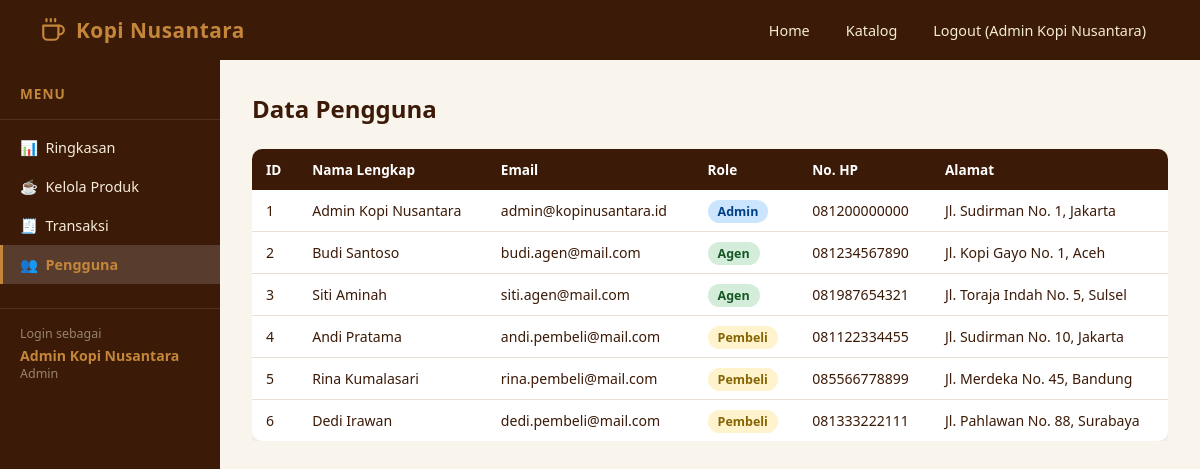
The app's page /dashboard/users.php (signed in) with its own data.
### tables this page shows
CREATE TABLE IF NOT EXISTS users (
    id_user      INT(11)      NOT NULL AUTO_INCREMENT,
    nama_lengkap VARCHAR(100) NOT NULL,
    email        VARCHAR(100) NOT NULL UNIQUE,
    password     VARCHAR(255) NOT NULL,
    role         ENUM('admin','agen','pembeli') NOT NULL DEFAULT 'pembeli',
    no_hp        VARCHAR(15),
    alamat       TEXT,
    PRIMARY KEY (id_user)
);

### dashboard/users.php (the view, shortened to what this page needs)
<?php
require_once __DIR__ . '/../config/db.php';
require_once __DIR__ . '/header.php';
$users = $conn->query("SELECT * FROM users ORDER BY id_user ASC");
?>
<h1>Data Pengguna</h1>
<div style="overflow-x:auto;">
<table class="data-table">
    <thead>
        <tr>
            <th>ID</th><th>Nama Lengkap</th><th>Email</th>
            <th>Role</th><th>No. HP</th><th>Alamat</th>
        </tr>
    </thead>
    <tbody>
        <?php while ($u = $users->fetch_assoc()): ?>
        <tr>
            <td><?= $u['id_user'] ?></td>
            <td><?= htmlspecialchars($u['nama_lengkap']) ?></td>
            <td><?= htmlspecialchars($u['email']) ?></td>
            <td>
                <span class="badge <?= $u['role']==='admin' ? 'badge-dikirim'
                                    : ($u['role']==='agen'  ? 'badge-dibayar'
                                    : 'badge-pending') ?>">
                    <?= ucfirst($u['role']) ?>
                </span>
            </td>
            <td><?= htmlspecialchars($u['no_hp'] ?? '-') ?></td>
            <td><?= htmlspecialchars($u['alamat'] ?? '-') ?></td>
        </tr>
        <?php endwhile; ?>
    </tbody>
</table>
</div>
<?php require_once __DIR__ . '/footer.php'; ?>

### assets/css/style.css (style rules this page uses)
*, *::before, *::after { box-sizing: border-box; margin: 0; padding: 0; }
:root { --coklat-tua: #3B1A08; --coklat-mid: #7B3F00; --coklat-muda: #C4863A; --krem: #F5ECD7; --krem-muda: #FAF5EC; --putih: #FFFFFF; --abu: #6B6B6B; --abu-muda: #E8E0D5; --merah: #C0392B; --hijau: #27AE60; --font: 'Segoe UI', Tahoma, Geneva, Verdana, sans-serif; }
body { font-family: var(--font); background: var(--krem-muda); color: var(--coklat-tua); min-height: 100vh; display: flex; flex-direction: column; }
.dash-content h1 { font-size: 1.5rem; margin-bottom: 24px; color: var(--coklat-tua); }
.data-table { width: 100%; border-collapse: collapse; background: var(--putih); border-radius: 10px; overflow: hidden; box-shadow: 0 2px 8px rgba(0,0,0,0.07); }
.data-table th { background: var(--coklat-tua); color: var(--putih); padding: 11px 14px; text-align: left; font-size: 0.85rem; }
.data-table td { padding: 11px 14px; border-bottom: 1px solid var(--abu-muda); font-size: 0.88rem; vertical-align: middle; }
.data-table tr:last-child td { border-bottom: none; }
.badge { padding: 3px 10px; border-radius: 20px; font-size: 0.78rem; font-weight: 600; }
.badge-pending { background: #fff3cd; color: #856404; }
.badge-dibayar { background: #d4edda; color: #155724; }
.badge-dikirim { background: #cce5ff; color: #004085; }

### records on screen
users: id_user "1", nama_lengkap "Admin Kopi Nusantara", email "admin@kopinusantara.id", role "Admin", no_hp "081200000000", alamat "Jl. Sudirman No. 1, Jakarta"
users: id_user "2", nama_lengkap "Budi Santoso", email "budi.agen@mail.com", role "Agen", no_hp "081234567890", alamat "Jl. Kopi Gayo No. 1, Aceh"
users: id_user "3", nama_lengkap "Siti Aminah", email "siti.agen@mail.com", role "Agen", no_hp "081987654321", alamat "Jl. Toraja Indah No. 5, Sulsel"
users: id_user "4", nama_lengkap "Andi Pratama", email "andi.pembeli@mail.com", role "Pembeli", no_hp "081122334455", alamat "Jl. Sudirman No. 10, Jakarta"
users: id_user "5", nama_lengkap "Rina Kumalasari", email "rina.pembeli@mail.com", role "Pembeli", no_hp "085566778899", alamat "Jl. Merdeka No. 45, Bandung"
users: id_user "6", nama_lengkap "Dedi Irawan", email "dedi.pembeli@mail.com", role "Pembeli", no_hp "081333222111", alamat "Jl. Pahlawan No. 88, Surabaya"

### other values on screen
$_SESSION['nama'] "Admin Kopi Nusantara"
getRole() "Admin"
